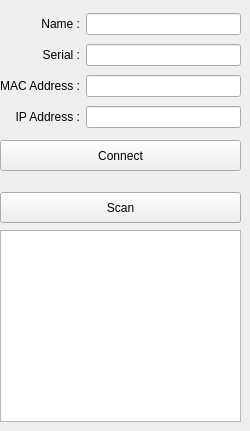
    <widget class="QWidget" name="tab_RemoteCamera">
     <attribute name="title">
      <string>Remote Camera</string>
     </attribute>
     <widget class="QPushButton" name="pushButton_RemoteCameraScan">
      <property name="geometry">
       <rect>
        <x>0</x>
        <y>192</y>
        <width>241</width>
        <height>31</height>
       </rect>
      </property>
      <property name="text">
       <string>Scan</string>
      </property>
     </widget>
     <widget class="QPushButton" name="pushButton_RemoteCameraConnect">
      <property name="geometry">
       <rect>
        <x>0</x>
        <y>140</y>
        <width>241</width>
        <height>31</height>
       </rect>
      </property>
      <property name="text">
       <string>Connect</string>
      </property>
     </widget>
     <widget class="QWidget" name="gridLayoutWidget_2">
      <property name="geometry">
       <rect>
        <x>0</x>
        <y>10</y>
        <width>241</width>
        <height>121</height>
       </rect>
      </property>
      <layout class="QGridLayout" name="gridLayout_2">
       <item row="0" column="0">
        <widget class="QLabel" name="label_3">
         <property name="text">
          <string>Name :</string>
         </property>
         <property name="alignment">
          <set>Qt::AlignRight|Qt::AlignTrailing|Qt::AlignVCenter</set>
         </property>
        </widget>
       </item>
       <item row="3" column="0">
        <widget class="QLabel" name="label_6">
         <property name="text">
          <string>IP Address :</string>
         </property>
         <property name="alignment">
          <set>Qt::AlignRight|Qt::AlignTrailing|Qt::AlignVCenter</set>
         </property>
        </widget>
       </item>
       <item row="1" column="0">
        <widget class="QLabel" name="label_4">
         <property name="text">
          <string>Serial :</string>
         </property>
         <property name="alignment">
          <set>Qt::AlignRight|Qt::AlignTrailing|Qt::AlignVCenter</set>
         </property>
        </widget>
       </item>
       <item row="2" column="0">
        <widget class="QLabel" name="label_5">
         <property name="text">
          <string>MAC Address :</string>
         </property>
         <property name="alignment">
          <set>Qt::AlignRight|Qt::AlignTrailing|Qt::AlignVCenter</set>
         </property>
        </widget>
       </item>
       <item row="0" column="1">
        <widget class="QLineEdit" name="lineEdit_RemoteCameraName"/>
       </item>
       <item row="1" column="1">
        <widget class="QLineEdit" name="lineEdit_RemoteCameraSerial"/>
       </item>
       <item row="2" column="1">
        <widget class="QLineEdit" name="lineEdit_RemoteCameraMac"/>
       </item>
       <item row="3" column="1">
        <widget class="QLineEdit" name="lineEdit_RemoteCameraIp"/>
       </item>
      </layout>
     </widget>
     <widget class="QListWidget" name="listWidget_RemoteCameraList">
      <property name="geometry">
       <rect>
        <x>0</x>
        <y>230</y>
        <width>241</width>
        <height>192</height>
       </rect>
      </property>
     </widget>
    </widget>
